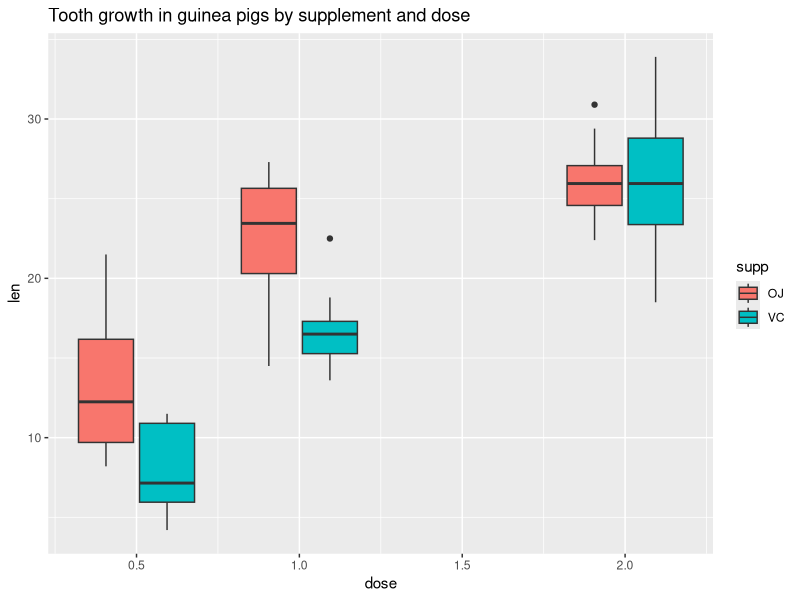

The R source for this figure:
## ---- chunk 1
library(datasets)
library(ggplot2)
## ---- chunk 2
str(ToothGrowth)
## ---- chunk 3
ggplot(data=ToothGrowth, 
       aes(x=dose , y=len, fill=supp, group=interaction(dose,supp))) + 
geom_boxplot() +
ggtitle("Tooth growth in guinea pigs by supplement and dose")
## ---- chunk 4
sample <- with(ToothGrowth, 
               aggregate(len,
                         by=list(dose=dose, supp=supp), 
                         FUN=function(x) c(mean=mean(x), sd=sd(x))
                        )
               )

sample
## ---- chunk 5
adm <- 0.5
with(ToothGrowth, 
     t.test(ToothGrowth[dose==adm & supp=="VC",]$len,
            ToothGrowth[dose==adm & supp=="OJ",]$len,
            var.equal = FALSE,
            paired = FALSE)$conf.int
)
## ---- chunk 6
adm <- 1
with(ToothGrowth, 
     t.test(ToothGrowth[dose==adm & supp=="VC",]$len,
            ToothGrowth[dose==adm & supp=="OJ",]$len,
            var.equal = FALSE,
            paired = FALSE)$conf.int
)
## ---- chunk 7
adm <- 2
with(ToothGrowth, 
     t.test(ToothGrowth[dose==adm & supp=="VC",]$len,
            ToothGrowth[dose==adm & supp=="OJ",]$len,
            var.equal = FALSE,
            paired = FALSE)$conf.int
)
## ---- chunk 8
with(ToothGrowth, 
     t.test(ToothGrowth[dose==2.0 & supp=="OJ",]$len,
            ToothGrowth[dose==1.0 & supp=="OJ",]$len,
            var.equal = FALSE,
            paired = FALSE)$conf.int
)
